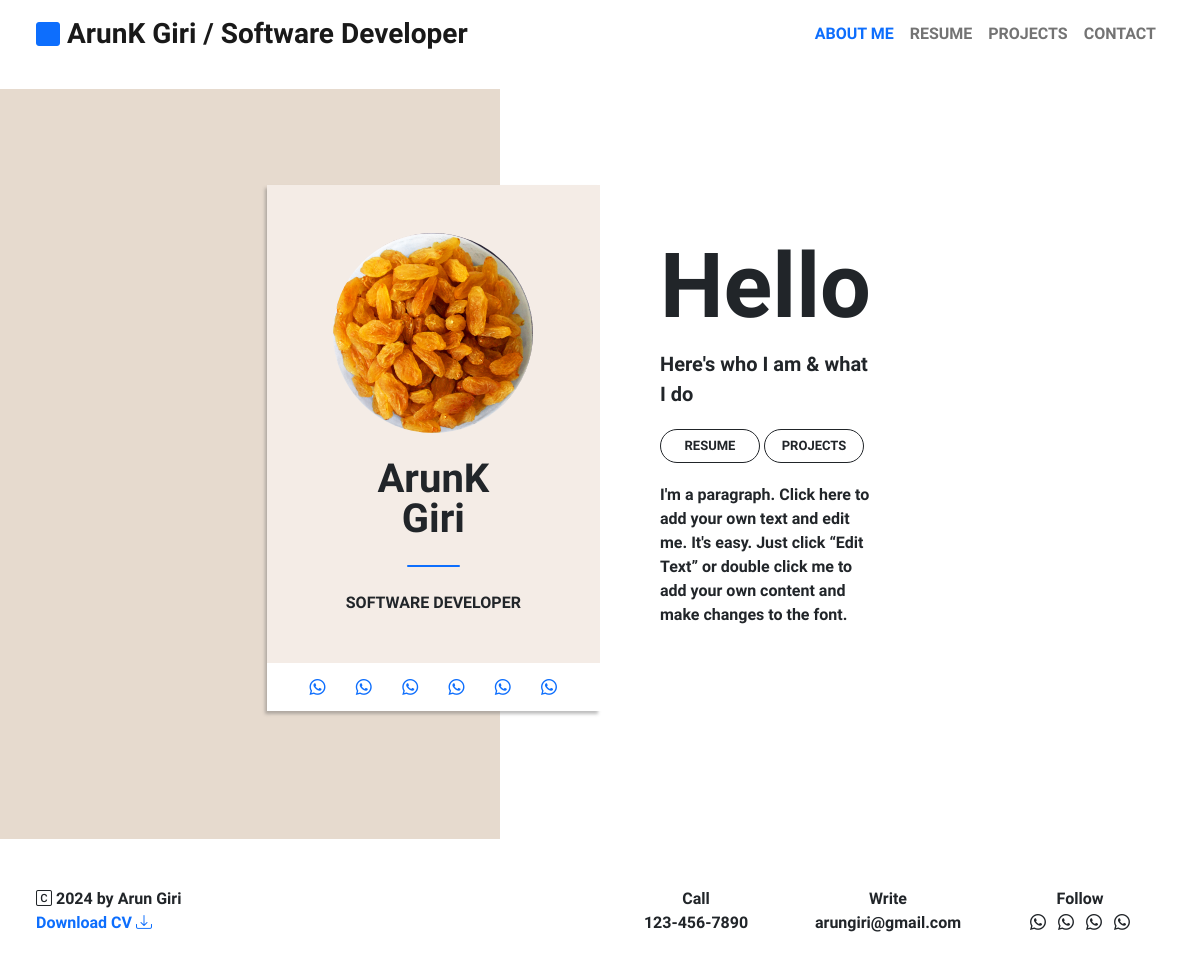
The page / on the database its author committed.
### tables this page shows
CREATE TABLE IF NOT EXISTS `users` (
  `user_id` int(11) NOT NULL AUTO_INCREMENT,
  `user_first_name` varchar(20) DEFAULT NULL,
  `user_last_name` varchar(20) DEFAULT NULL,
  `user_email` varchar(50) DEFAULT NULL,
  `user_phone` varchar(10) DEFAULT NULL,
  `user_terms` bit(2) NOT NULL DEFAULT b'0',
  `user_photo` varchar(100) DEFAULT NULL,
  `isAdmin` bigint(2) NOT NULL DEFAULT '0',
  `isActive` bit(1) NOT NULL DEFAULT b'1',
  `created_on` timestamp NOT NULL DEFAULT CURRENT_TIMESTAMP,
  `created_by` int(11) DEFAULT NULL,
  `modified_on` timestamp NULL DEFAULT NULL,
  `modified_by` int(11) DEFAULT NULL,
  PRIMARY KEY (`user_id`)
);

### include/global.php (called while the page is built, shortened)
<?php
    $filePath = $_SERVER[ 'PHP_SELF' ];
    $fileNameArray = explode( "/", $filePath );
    $fileName = end( $fileNameArray );
    include 'model/dbConnection.php';
	require_once 'model/usersService.php';
	require_once 'model/frontEndServices.php';
	$usersService = new usersService( );
	$frontEndServices = new frontEndServices( );
	$userId = $usersService->getDefaultUserId( );
	$headerFooterData = $frontEndServices->getHeaderFooterData( $userId );
	print_r( $fileName );
?>

### Model/usersService.php (called while the page is built, shortened)
<?php
    class usersService{
        public function getDefaultUserId( ){
            global $conn;
            $sql = "
                SELECT user_id
                FROM users
                WHERE isAdmin = 1
                AND isActive = 1
                LIMIT 1
            ";
            $result = mysqli_query( $conn, $sql );
            if( mysqli_num_rows( $result ) > 0 ){
                $queryResult = mysqli_fetch_assoc( $result );
                return $queryResult[ "user_id" ];
            } else {
                return 0;
            }
        }
    }
?>

### Model/frontEndServices.php (called while the page is built, shortened)
<?php
    class frontEndServices{
        public function getHeaderFooterData( $userId ){
            global $conn;
            $sql = "
                SELECT user_first_name,
                    user_last_name,
                    user_email,
                    user_phone,
                    user_photo
                FROM users
                WHERE user_id = $userId
            ";
            $result = mysqli_query( $conn, $sql );
            $returnArray = array(
                "status" => false,
                "userFirstName" => "",
                "userLastName" => "",
                "userEmail" => '',
                "userPhone" => "",
                "isAdmin" => 0
            );
            if( mysqli_num_rows( $result ) > 0 ){
                $queryResult = mysqli_fetch_assoc( $result );
                $returnArray[ "userFirstName" ] = $queryResult[ "user_first_name" ];
                $returnArray[ "userLastName" ] = $queryResult[ "user_last_name" ];
                $returnArray[ "userEmail" ] = $queryResult[ "user_email" ];
                $returnArray[ "userPhone" ] = $queryResult[ "user_phone" ];
                $returnArray[ "userPhoto" ] = $queryResult[ "user_photo" ];
            }
            return $returnArray;
        }
    }
?>

### index.php (the view)
<?php include 'include/global.php';?>
<!DOCTYPE html>
<html lang="en">
<head>
    <?php include 'include/head.php';?>
</head>
<body>
    <?php include 'include/header.php';?>
    <section class="about-me">
        <div class="container-fluid">
            <div class="row position-relative">
                <div class="col-5 col-sm-5 col-md-5 col-lg-5 parent-box-left"></div>
                <div class="col-7 col-sm-7 col-md-7 col-lg-7 parent-box-right"></div>
                <div class="position-absolute top-0 start-0 col-12 col-sm-12 col-md-12 col-lg-12">
                    <div class="row my-5">
                        <div class="col-1 col-sm-1 col-md-1 col-lg-1 col-xl-2"></div>
                        <div class="col-10 col-sm-10 col-md-10 col-lg-10 col-xl-8">
                            <div class="row">
                                <div class="col-0 col-sm-0 col-md-0 col-lg-1"></div>
                                <div class="col-12 col-sm-12 col-md-12 col-lg-10">
                                    <div class="row my-5">
                                        <div class="col-12 col-sm-12 col-md-6 col-lg-6 text-center child-box-left">
                                            <div class="mx-md-2 mx-sm-5 mx-lg-5 my-5">
                                                <div>
                                                    <img class="rounded-circle profile-image"
                                                        src="asset/images/uploadImages/<?=$headerFooterData[ "userPhoto" ];?>"
                                                        alt="profile image"
                                                        onerror="this.onerror=null; this.src='asset/images/icon/profile_icon.png'">
                                                </div>
                                                <div class="text-capitalize fw-bolder fs-1 my-3 profile-name">
                                                    <div class="profile-f-name"><?=$headerFooterData[ "userFirstName" ];?></div>
                                                    <div class=""><?=$headerFooterData[ "userLastName" ];?></div>
                                                </div>
                                                <div class="w-25 m-auto bg-primary rounded-pill profile-line"></div>
                                                <div class="my-4 text-uppercase">Software Developer</div>
                                            </div>
                                            <div class="row bg-white text-center py-3">
                                                <div class="col-1 col-sm-1 col-md-1 col-lg-1"></div>
                                                <div class="col-10 col-sm-10 col-md-10 col-lg-10">
                                                    <div class="row">
                                                        <div class="col-2 col-sm-2 col-md-2 col-lg-2">
                                                            <a href="#"><i class="bi bi-whatsapp"></i></a>
                                                        </div>
                                                        <div class="col-2 col-sm-2 col-md-2 col-lg-2">
                                                            <a href="#"><i class="bi bi-whatsapp"></i></a>
                                                        </div>
                                                        <div class="col-2 col-sm-2 col-md-2 col-lg-2">
                                                            <a href="#"><i class="bi bi-whatsapp"></i></a>
                                                        </div>
                                                        <div class="col-2 col-sm-2 col-md-2 col-lg-2">
                                                            <a href="#"><i class="bi bi-whatsapp"></i></a>
                                                        </div>
                                                        <div class="col-2 col-sm-2 col-md-2 col-lg-2">
                                                            <a href="#"><i class="bi bi-whatsapp"></i></a>
                                                        </div>
                                                        <div class="col-2 col-sm-2 col-md-2 col-lg-2">
                                                            <a href="#"><i class="bi bi-whatsapp"></i></a>
                                                        </div>
                                                    </div>
                                                </div>
                                                <div class="col-1 col-sm-1 col-md-1 col-lg-1"></div>
                                            </div>
                                        </div>
                                        <div class="col-12 col-sm-12 col-md-6 col-lg-6 bg-white">
                                            <div class="mx-md-2 mx-sm-5 mx-lg-5 my-5">
                                                <h2 class="fw-bolder profile-hello">Hello</h2>
                                                <p class="fw-bold fs-5">Here's who I am & what I do</p>
                                                <div class="text-uppercase profile-butons mb-3">
                                                    <a class="btn btn-outline-dark fw-bold rounded-pill my-1" href="#"
                                                        role="button">RESUME</a>
                                                    <a class="btn btn-outline-dark fw-bold rounded-pill my-1" href="#"
                                                        role="button">PROJECTS</a>
                                                </div>
                                                <p class="fs-6">I'm a paragraph. Click here to add your own
                                                    text and
                                                    edit me. It's
                                                    easy. Just click “Edit Text” or double click me to add your own
                                                    content and make changes to the font.</p>
                                            </div>
                                        </div>
                                    </div>
                                </div>
                                <div class="col-0 col-sm-0 col-md-0 col-lg-1"></div>
                            </div>
                        </div>
                        <div class="col-1 col-sm-1 col-md-1 col-lg-1 col-xl-2"></div>
                    </div>
                </div>
            </div>
        </div>
    </section>
    <?php include 'include/footer.php';?>
</body>
</html>

### include/header.php (shortened to what this page needs)
<header>
    <nav class="navbar navbar-expand-lg navbar-light bg-white px-4 fixed-top">
        <div class="container-fluid">
            <a class="navbar-brand fs-3" href="index.php">
                <i class="bi bi-square-fill text-primary fs-4"></i>
                <span class="fw-bold"><?=$headerFooterData[ "userFirstName" ];?> <?=$headerFooterData[ "userLastName" ];?></span>
                <span class="d-none d-sm-inline-block"> / Software Developer</span>
            </a>
            <div class="collapse navbar-collapse" id="navbarSupportedContent">
                <ul class="navbar-nav ms-auto mb-2 mb-lg-0 fs-6 text-start">
                    <li class="nav-item">
                        <a class="nav-link <?=$fileName == "index.php" ? "active text-primary" : "";?>" aria-current="page" href="index.php">ABOUT ME</a>
                    </li>
                    <li class="nav-item">
                        <a class="nav-link <?=$fileName == "resume.php" ? "active text-primary" : "";?>" href="resume.php">RESUME</a>
                    </li>
                    <li class="nav-item">
                        <a class="nav-link <?=$fileName == "projects.php" ? "active text-primary" : "";?>" href="projects.php">PROJECTS</a>
                    </li>
                    <li class="nav-item">
                        <a class="nav-link <?=$fileName == "contact.php" ? "active text-primary" : "";?>" href="contact.php">CONTACT</a>
                    </li>
                </ul>
            </div>
        </div>
    </nav>
</header>

### include/footer.php (shortened to what this page needs)
<footer class="px-4 pt-5">
    <div class="container-fluid">
        <div class="row">
            <div class="col-0 col-sm-0 col-md-6 col-lg-6 mb-5 d-none d-lg-inline-block">
                <div class="row">
                    <div class="col-12 col-sm-12 col-md-12 col-lg-12">
                        <i class="bi bi-c-square"></i>
                        2024 by Arun Giri
                    </div>
                    <div class="col-12 col-sm-12 col-md-12 col-lg-12 fw-bold">
                        <a href="#" class="text-decoration-none">
                            Download CV
                            <i class="bi bi-download"></i>
                        </a>
                    </div>
                </div>
            </div>
            <div class="col-12 col-sm-12 col-md-12 col-lg-6">
                <div class="row text-center">
                    <div class="col-6 col-sm-6 col-md-3 col-lg-4 mb-5">
                        <div class="row">
                            <div class="col-12 col-sm-12 col-md-12 col-lg-12 fw-bold">
                                Call
                            </div>
                            <div class="col-12 col-sm-12 col-md-12 col-lg-12">
                                <?php
                                    $footerPhone = $headerFooterData[ "userPhone" ];
                                    $footerPhoneFormat = substr( $footerPhone, 0, 3 ) . "-" .substr( $footerPhone, 3, 3 ) . "-" . substr( $footerPhone, 6, 4 );
                                ?>
                                <a href="tel:<?=$footerPhone;?>" class="text-decoration-none text-dark"><?=$footerPhoneFormat;?></a>
                            </div>
                        </div>
                    </div>
                    <div class="col-6 col-sm-6 col-md-3 col-lg-4 mb-5">
                        <div class="row">
                            <div class="col-12 col-sm-12 col-md-12 col-lg-12 fw-bold">
                                Write
                            </div>
                            <div class="col-12 col-sm-12 col-md-12 col-lg-12">
                                <a href="mailto:<?=$headerFooterData[ "userEmail" ];?>"
                                    class="text-decoration-none text-dark"><?=$headerFooterData[ "userEmail" ];?></a>
                            </div>
                        </div>
                    </div>
                    <div class="col-6 col-sm-6 col-md-3 col-lg-4 mb-5">
                        <div class="row">
                            <div class="col-12 col-sm-12 col-md-12 col-lg-12 fw-bold">
                                Follow
                            </div>
                            <div class="col-12 col-sm-12 col-md-12 col-lg-12">
                                <a href="#"><i class="bi bi-whatsapp mx-1 text-dark"></i></a>
                                <a href="#"><i class="bi bi-whatsapp mx-1 text-dark"></i></a>
                                <a href="#"><i class="bi bi-whatsapp mx-1 text-dark"></i></a>
                                <a href="#"><i class="bi bi-whatsapp mx-1 text-dark"></i></a>
                            </div>
                        </div>
                    </div>
                </div>
            </div>
        </div>
    </div>
</footer>

### rows shown on the page
users: user_first_name "ArunK", user_last_name "Giri", user_photo (picture), user_phone "123-456-7890", user_email "arungiri@gmail.com"
